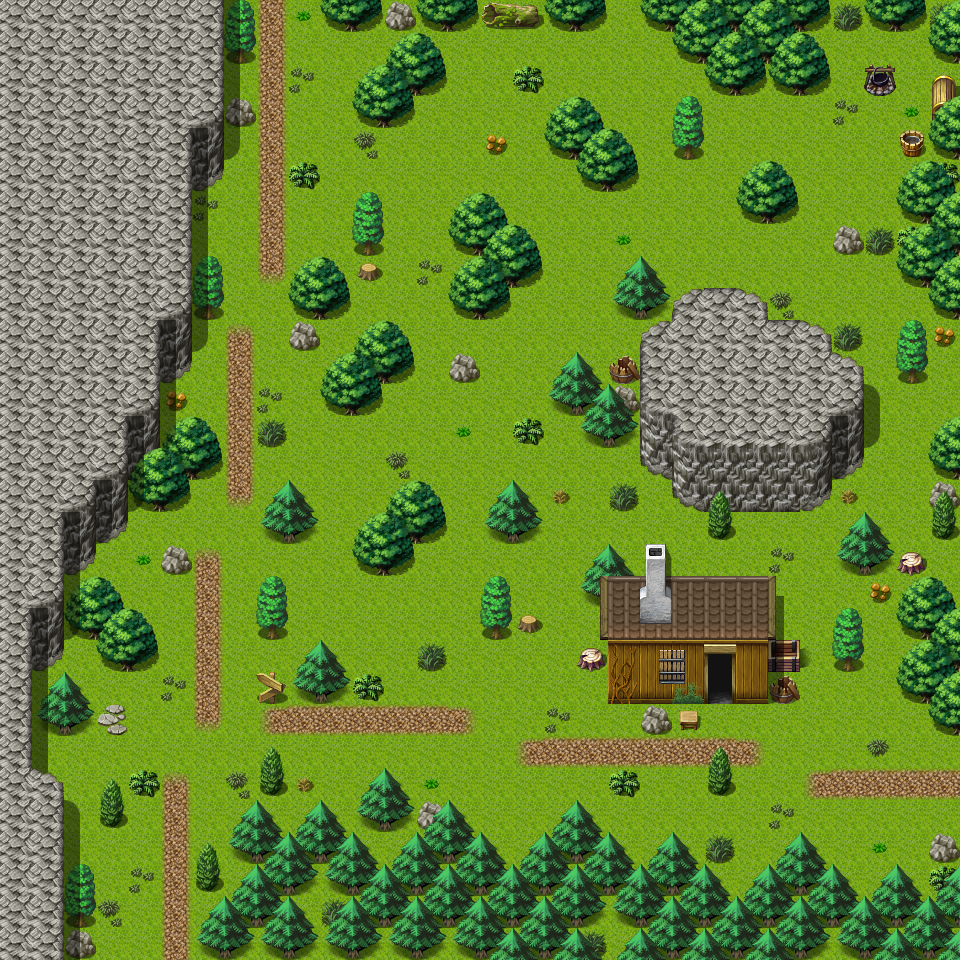

This is a level from a 2D game, rendered from its Tiled map with the project's own tilesets. A one-line summary and the map file follow, with tile-layer data summarised:
An orthogonal 30x30 tile map with 32x32 px tiles, 3 tile layers (Ground, Objects, Above), 1 hidden layer not drawn, 40 tilesets and 15 objects (7x mapchange, 6x spawn, 2x sign).

<map version="1.0" orientation="orthogonal" width="30" height="30" tilewidth="32" tileheight="32">
 <properties>
  <property name="outside" value="1" />
 </properties>
 <tileset firstgid="1" name="map_bed_1" tilewidth="32" tileheight="32">
  <image source="../drawable/map_bed_1.png" width="512" height="256" />
 </tileset>
 <tileset firstgid="129" name="map_border_1" tilewidth="32" tileheight="32">
  <image source="../drawable/map_border_1.png" width="512" height="256" />
 </tileset>
 <tileset firstgid="257" name="map_bridge_1" tilewidth="32" tileheight="32">
  <image source="../drawable/map_bridge_1.png" width="512" height="256" />
 </tileset>
 <tileset firstgid="385" name="map_broken_1" tilewidth="32" tileheight="32">
  <image source="../drawable/map_broken_1.png" width="512" height="256" />
 </tileset>
 <tileset firstgid="513" name="map_cavewall_1" tilewidth="32" tileheight="32">
  <image source="../drawable/map_cavewall_1.png" width="576" height="192" />
 </tileset>
 <tileset firstgid="621" name="map_cavewall_2" tilewidth="32" tileheight="32">
  <image source="../drawable/map_cavewall_2.png" width="576" height="192" />
 </tileset>
 <tileset firstgid="729" name="map_cavewall_3" tilewidth="32" tileheight="32">
  <image source="../drawable/map_cavewall_3.png" width="576" height="192" />
 </tileset>
 <tileset firstgid="837" name="map_chair_table_1" tilewidth="32" tileheight="32">
  <image source="../drawable/map_chair_table_1.png" width="512" height="256" />
 </tileset>
 <tileset firstgid="965" name="map_crate_1" tilewidth="32" tileheight="32">
  <image source="../drawable/map_crate_1.png" width="512" height="256" />
 </tileset>
 <tileset firstgid="1093" name="map_cupboard_1" tilewidth="32" tileheight="32">
  <image source="../drawable/map_cupboard_1.png" width="512" height="256" />
 </tileset>
 <tileset firstgid="1221" name="map_curtain_1" tilewidth="32" tileheight="32">
  <image source="../drawable/map_curtain_1.png" width="512" height="256" />
 </tileset>
 <tileset firstgid="1349" name="map_entrance_1" tilewidth="32" tileheight="32">
  <image source="../drawable/map_entrance_1.png" width="512" height="256" />
 </tileset>
 <tileset firstgid="1477" name="map_fence_1" tilewidth="32" tileheight="32">
  <image source="../drawable/map_fence_1.png" width="512" height="256" />
 </tileset>
 <tileset firstgid="1605" name="map_fence_2" tilewidth="32" tileheight="32">
  <image source="../drawable/map_fence_2.png" width="512" height="256" />
 </tileset>
 <tileset firstgid="1733" name="map_ground_1" tilewidth="32" tileheight="32">
  <image source="../drawable/map_ground_1.png" width="512" height="256" />
 </tileset>
 <tileset firstgid="1861" name="map_ground_2" tilewidth="32" tileheight="32">
  <image source="../drawable/map_ground_2.png" width="512" height="256" />
 </tileset>
 <tileset firstgid="1989" name="map_ground_3" tilewidth="32" tileheight="32">
  <image source="../drawable/map_ground_3.png" width="512" height="256" />
 </tileset>
 <tileset firstgid="2117" name="map_ground_4" tilewidth="32" tileheight="32">
  <image source="../drawable/map_ground_4.png" width="512" height="256" />
 </tileset>
 <tileset firstgid="2245" name="map_ground_5" tilewidth="32" tileheight="32">
  <image source="../drawable/map_ground_5.png" width="512" height="256" />
 </tileset>
 <tileset firstgid="2373" name="map_ground_6" tilewidth="32" tileheight="32">
  <image source="../drawable/map_ground_6.png" width="512" height="256" />
 </tileset>
 <tileset firstgid="2501" name="map_ground_7" tilewidth="32" tileheight="32">
  <image source="../drawable/map_ground_7.png" width="512" height="256" />
 </tileset>
 <tileset firstgid="2629" name="map_ground_8" tilewidth="32" tileheight="32">
  <image source="../drawable/map_ground_8.png" width="512" height="256" />
 </tileset>
 <tileset firstgid="2757" name="map_indoor_1" tilewidth="32" tileheight="32">
  <image source="../drawable/map_indoor_1.png" width="512" height="256" />
 </tileset>
 <tileset firstgid="2885" name="map_kitchen_1" tilewidth="32" tileheight="32">
  <image source="../drawable/map_kitchen_1.png" width="512" height="256" />
 </tileset>
 <tileset firstgid="3013" name="map_outdoor_1" tilewidth="32" tileheight="32">
  <image source="../drawable/map_outdoor_1.png" width="512" height="256" />
 </tileset>
 <tileset firstgid="3141" name="map_pillar_1" tilewidth="32" tileheight="32">
  <image source="../drawable/map_pillar_1.png" width="512" height="256" />
 </tileset>
 <tileset firstgid="3269" name="map_plant_1" tilewidth="32" tileheight="32">
  <image source="../drawable/map_plant_1.png" width="512" height="256" />
 </tileset>
 <tileset firstgid="3397" name="map_rock_1" tilewidth="32" tileheight="32">
  <image source="../drawable/map_rock_1.png" width="512" height="256" />
 </tileset>
 <tileset firstgid="3525" name="map_roof_1" tilewidth="32" tileheight="32">
  <image source="../drawable/map_roof_1.png" width="512" height="256" />
 </tileset>
 <tileset firstgid="3653" name="map_roof_2" tilewidth="32" tileheight="32">
  <image source="../drawable/map_roof_2.png" width="512" height="256" />
 </tileset>
 <tileset firstgid="3781" name="map_shop_1" tilewidth="32" tileheight="32">
  <image source="../drawable/map_shop_1.png" width="512" height="256" />
 </tileset>
 <tileset firstgid="3909" name="map_sign_ladder_1" tilewidth="32" tileheight="32">
  <image source="../drawable/map_sign_ladder_1.png" width="512" height="256" />
 </tileset>
 <tileset firstgid="4037" name="map_table_1" tilewidth="32" tileheight="32">
  <image source="../drawable/map_table_1.png" width="512" height="256" />
 </tileset>
 <tileset firstgid="4165" name="map_trail_1" tilewidth="32" tileheight="32">
  <image source="../drawable/map_trail_1.png" width="512" height="256" />
 </tileset>
 <tileset firstgid="4293" name="map_tree_1" tilewidth="32" tileheight="32">
  <image source="../drawable/map_tree_1.png" width="512" height="256" />
 </tileset>
 <tileset firstgid="4421" name="map_wall_1" tilewidth="32" tileheight="32">
  <image source="../drawable/map_wall_1.png" width="512" height="256" />
 </tileset>
 <tileset firstgid="4549" name="map_wall_2" tilewidth="32" tileheight="32">
  <image source="../drawable/map_wall_2.png" width="480" height="256" />
 </tileset>
 <tileset firstgid="4669" name="map_wall_3" tilewidth="32" tileheight="32">
  <image source="../drawable/map_wall_3.png" width="480" height="256" />
 </tileset>
 <tileset firstgid="4789" name="map_window_1" tilewidth="32" tileheight="32">
  <image source="../drawable/map_window_1.png" width="512" height="256" />
 </tileset>
 <tileset firstgid="4917" name="map_window_2" tilewidth="32" tileheight="32">
  <image source="../drawable/map_window_2.png" width="512" height="256" />
 </tileset>
 <layer name="Ground" width="30" height="30">
  <data>[900 cells, 900 non-empty, 20 distinct tile ids]</data>
 </layer>
 <layer name="Objects" width="30" height="30">
  <data>[900 cells, 305 non-empty, 52 distinct tile ids]</data>
 </layer>
 <layer name="Above" width="30" height="30">
  <data>[900 cells, 142 non-empty, 18 distinct tile ids]</data>
 </layer>
 <layer name="Walkable" width="30" height="30" visible="0">
  <data>[900 cells, 409 non-empty, 1 distinct tile ids]</data>
 </layer>
 <objectgroup name="Mapevents" width="30" height="30" visible="0">
  <!-- 9 objects omitted --></objectgroup>
 <objectgroup name="Spawn" width="30" height="30" visible="0">
  <!-- 6 objects omitted --></objectgroup>
 <objectgroup name="Keys" width="30" height="30" visible="0" />
</map>
<!-- 15 of 15 objects omitted -->
